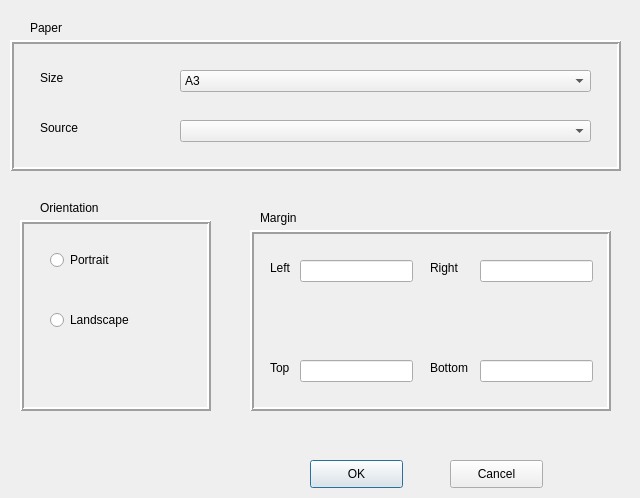
<?xml version="1.0" encoding="UTF-8"?>
<ui version="4.0">
 <class>Dialog</class>
 <widget class="QDialog" name="Dialog">
  <property name="geometry">
   <rect>
    <x>0</x>
    <y>0</y>
    <width>640</width>
    <height>498</height>
   </rect>
  </property>
  <property name="windowTitle">
   <string>PageSetup</string>
  </property>
  <widget class="QFrame" name="frame">
   <property name="geometry">
    <rect>
     <x>10</x>
     <y>40</y>
     <width>611</width>
     <height>131</height>
    </rect>
   </property>
   <property name="focusPolicy">
    <enum>Qt::ClickFocus</enum>
   </property>
   <property name="frameShape">
    <enum>QFrame::Box</enum>
   </property>
   <property name="frameShadow">
    <enum>QFrame::Raised</enum>
   </property>
   <property name="lineWidth">
    <number>2</number>
   </property>
   <widget class="QLabel" name="label_4">
    <property name="geometry">
     <rect>
      <x>30</x>
      <y>30</y>
      <width>55</width>
      <height>16</height>
     </rect>
    </property>
    <property name="text">
     <string>Size</string>
    </property>
   </widget>
   <widget class="QLabel" name="label_5">
    <property name="geometry">
     <rect>
      <x>30</x>
      <y>80</y>
      <width>55</width>
      <height>16</height>
     </rect>
    </property>
    <property name="text">
     <string>Source</string>
    </property>
   </widget>
   <widget class="QComboBox" name="comboBox">
    <property name="geometry">
     <rect>
      <x>170</x>
      <y>30</y>
      <width>411</width>
      <height>22</height>
     </rect>
    </property>
    <item>
     <property name="text">
      <string>A3</string>
     </property>
    </item>
    <item>
     <property name="text">
      <string>A4</string>
     </property>
    </item>
    <item>
     <property name="text">
      <string>A5</string>
     </property>
    </item>
    <item>
     <property name="text">
      <string>B4</string>
     </property>
    </item>
    <item>
     <property name="text">
      <string>B5</string>
     </property>
    </item>
    <item>
     <property name="text">
      <string>Executive</string>
     </property>
    </item>
    <item>
     <property name="text">
      <string>Legal</string>
     </property>
    </item>
    <item>
     <property name="text">
      <string>Letter</string>
     </property>
    </item>
    <item>
     <property name="text">
      <string>Statement</string>
     </property>
    </item>
   </widget>
   <widget class="QComboBox" name="comboBox_2">
    <property name="geometry">
     <rect>
      <x>170</x>
      <y>80</y>
      <width>411</width>
      <height>22</height>
     </rect>
    </property>
   </widget>
  </widget>
  <widget class="QFrame" name="frame_2">
   <property name="geometry">
    <rect>
     <x>20</x>
     <y>220</y>
     <width>191</width>
     <height>191</height>
    </rect>
   </property>
   <property name="frameShape">
    <enum>QFrame::Box</enum>
   </property>
   <property name="frameShadow">
    <enum>QFrame::Raised</enum>
   </property>
   <property name="lineWidth">
    <number>2</number>
   </property>
   <widget class="QRadioButton" name="radioButton">
    <property name="geometry">
     <rect>
      <x>30</x>
      <y>30</y>
      <width>95</width>
      <height>20</height>
     </rect>
    </property>
    <property name="text">
     <string>Portrait</string>
    </property>
   </widget>
   <widget class="QRadioButton" name="radioButton_2">
    <property name="geometry">
     <rect>
      <x>30</x>
      <y>90</y>
      <width>95</width>
      <height>20</height>
     </rect>
    </property>
    <property name="text">
     <string>Landscape</string>
    </property>
   </widget>
  </widget>
  <widget class="QFrame" name="frame_3">
   <property name="geometry">
    <rect>
     <x>250</x>
     <y>230</y>
     <width>361</width>
     <height>181</height>
    </rect>
   </property>
   <property name="frameShape">
    <enum>QFrame::Box</enum>
   </property>
   <property name="frameShadow">
    <enum>QFrame::Raised</enum>
   </property>
   <property name="lineWidth">
    <number>2</number>
   </property>
   <widget class="QLabel" name="label_6">
    <property name="geometry">
     <rect>
      <x>20</x>
      <y>30</y>
      <width>55</width>
      <height>16</height>
     </rect>
    </property>
    <property name="text">
     <string>Left</string>
    </property>
   </widget>
   <widget class="QLabel" name="label_7">
    <property name="geometry">
     <rect>
      <x>180</x>
      <y>130</y>
      <width>55</width>
      <height>16</height>
     </rect>
    </property>
    <property name="text">
     <string>Bottom</string>
    </property>
   </widget>
   <widget class="QLabel" name="label_8">
    <property name="geometry">
     <rect>
      <x>180</x>
      <y>30</y>
      <width>55</width>
      <height>16</height>
     </rect>
    </property>
    <property name="text">
     <string>Right</string>
    </property>
   </widget>
   <widget class="QLabel" name="label_9">
    <property name="geometry">
     <rect>
      <x>20</x>
      <y>130</y>
      <width>55</width>
      <height>16</height>
     </rect>
    </property>
    <property name="text">
     <string>Top</string>
    </property>
   </widget>
   <widget class="QLineEdit" name="lineEdit">
    <property name="geometry">
     <rect>
      <x>50</x>
      <y>30</y>
      <width>113</width>
      <height>22</height>
     </rect>
    </property>
   </widget>
   <widget class="QLineEdit" name="lineEdit_2">
    <property name="geometry">
     <rect>
      <x>230</x>
      <y>30</y>
      <width>113</width>
      <height>22</height>
     </rect>
    </property>
   </widget>
   <widget class="QLineEdit" name="lineEdit_3">
    <property name="geometry">
     <rect>
      <x>230</x>
      <y>130</y>
      <width>113</width>
      <height>22</height>
     </rect>
    </property>
   </widget>
   <widget class="QLineEdit" name="lineEdit_4">
    <property name="geometry">
     <rect>
      <x>50</x>
      <y>130</y>
      <width>113</width>
      <height>22</height>
     </rect>
    </property>
   </widget>
  </widget>
  <widget class="QLabel" name="label">
   <property name="geometry">
    <rect>
     <x>30</x>
     <y>20</y>
     <width>55</width>
     <height>16</height>
    </rect>
   </property>
   <property name="text">
    <string>Paper</string>
   </property>
  </widget>
  <widget class="QLabel" name="label_2">
   <property name="geometry">
    <rect>
     <x>40</x>
     <y>200</y>
     <width>71</width>
     <height>16</height>
    </rect>
   </property>
   <property name="text">
    <string>Orientation</string>
   </property>
  </widget>
  <widget class="QLabel" name="label_3">
   <property name="geometry">
    <rect>
     <x>260</x>
     <y>210</y>
     <width>71</width>
     <height>16</height>
    </rect>
   </property>
   <property name="text">
    <string>Margin</string>
   </property>
  </widget>
  <widget class="QPushButton" name="pushButton">
   <property name="geometry">
    <rect>
     <x>310</x>
     <y>460</y>
     <width>93</width>
     <height>28</height>
    </rect>
   </property>
   <property name="text">
    <string>OK</string>
   </property>
  </widget>
  <widget class="QPushButton" name="pushButton_2">
   <property name="geometry">
    <rect>
     <x>450</x>
     <y>460</y>
     <width>93</width>
     <height>28</height>
    </rect>
   </property>
   <property name="text">
    <string>Cancel</string>
   </property>
  </widget>
 </widget>
 <resources/>
 <connections/>
</ui>
